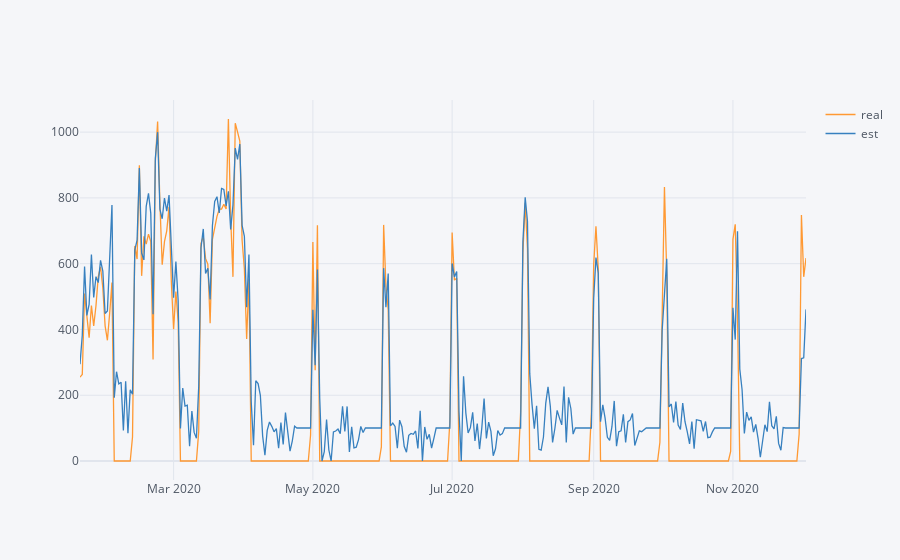

Notebook source saved alongside this figure:
### Markdown cell above
## Results

### Code cell
pred[['real','est']].iplot()

### Figure 1 — Plotly figure (JSON) as saved in the notebook; plotly's stock layout.template omitted (floating-point values rounded to 4 significant figures; data arrays with more than 128 entries replaced by an {"elided": "..."} marker saying what was removed)
{"data": [{"line": {"color": "rgba(255, 153, 51, 1.0)", "dash": "solid", "shape": "linear", "width": 1.3}, "mode": "lines", "name": "real", "text": "", "type": "scatter", "x": {"elided": "319 str values"}, "y": {"elided": "319 float values"}}, {"line": {"color": "rgba(55, 128, 191, 1.0)", "dash": "solid", "shape": "linear", "width": 1.3}, "mode": "lines", "name": "est", "text": "", "type": "scatter", "x": {"elided": "319 str values"}, "y": {"elided": "319 float values"}}], "layout": {"legend": {"bgcolor": "#F5F6F9", "font": {"color": "#4D5663"}}, "paper_bgcolor": "#F5F6F9", "plot_bgcolor": "#F5F6F9", "title": {"font": {"color": "#4D5663"}}, "xaxis": {"gridcolor": "#E1E5ED", "showgrid": true, "tickfont": {"color": "#4D5663"}, "title": {"font": {"color": "#4D5663"}, "text": ""}, "zerolinecolor": "#E1E5ED"}, "yaxis": {"gridcolor": "#E1E5ED", "showgrid": true, "tickfont": {"color": "#4D5663"}, "title": {"font": {"color": "#4D5663"}, "text": ""}, "zerolinecolor": "#E1E5ED"}}}
